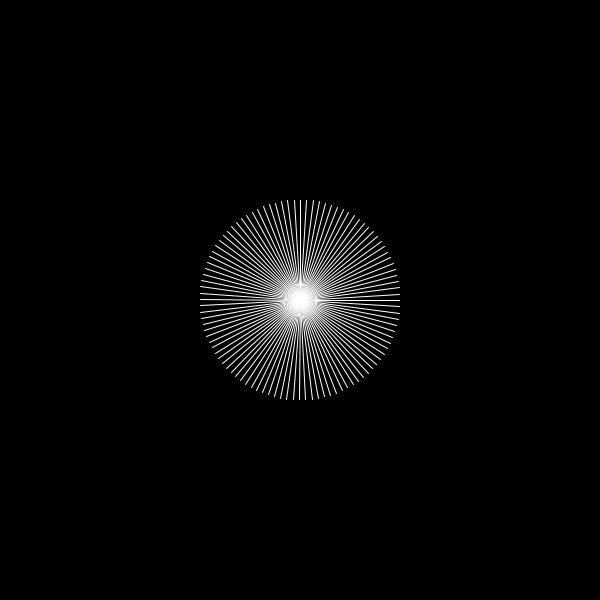
Frame 1 (no input)
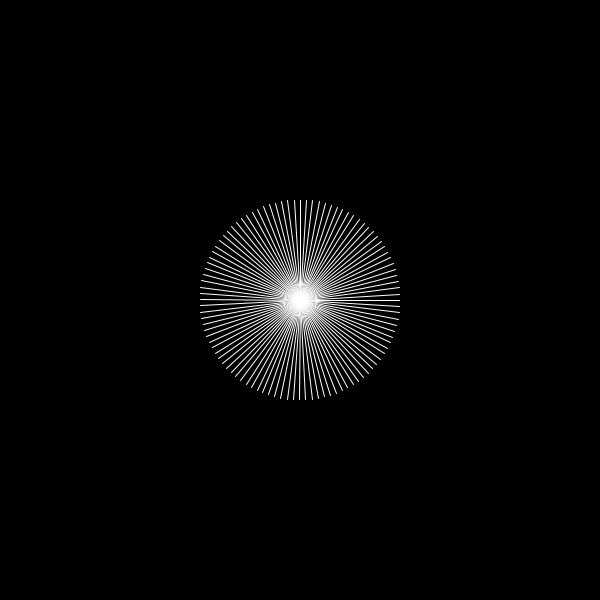
Frame 60 (the mouse pressed at the canvas centre just before this capture)
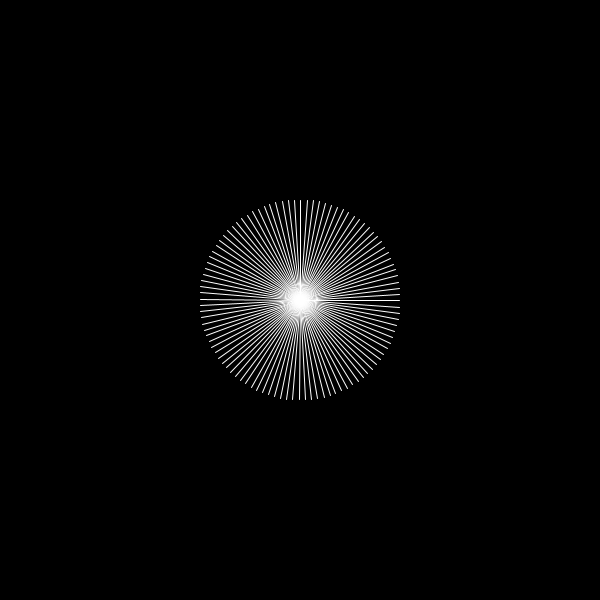
Frame 120 (the mouse held since frame 60 and released just before this capture)

The Processing sketch that drew these frames (run headless with seeded random() and noise(); from frame 60 on, the mouse is pressed at the canvas centre):

// Processing sketch: radiation_with_rotate
// ── radiation_with_rotate.pde
// Number of Rays
int numRays;

// Center of the Sun
float centerX, centerY;

// Angle of rotation for animation
float a;


void setup() {
  size(600, 600); 
  a = 0; 
  numRays = 100;
  centerX = width/2;
  centerY = height/2;
}

void draw() {
  background(0);
  stroke(255);
  a--;
  translate(centerX, centerY);
  rotate(a);
  for (int i = 0; i < numRays; i++) {
    //Evenly divide the circle by the number of rays you want
    //And rotate by the resulting angle
    rotate(TWO_PI/numRays);
    line(0, 0, 100, 0);
  }
}
